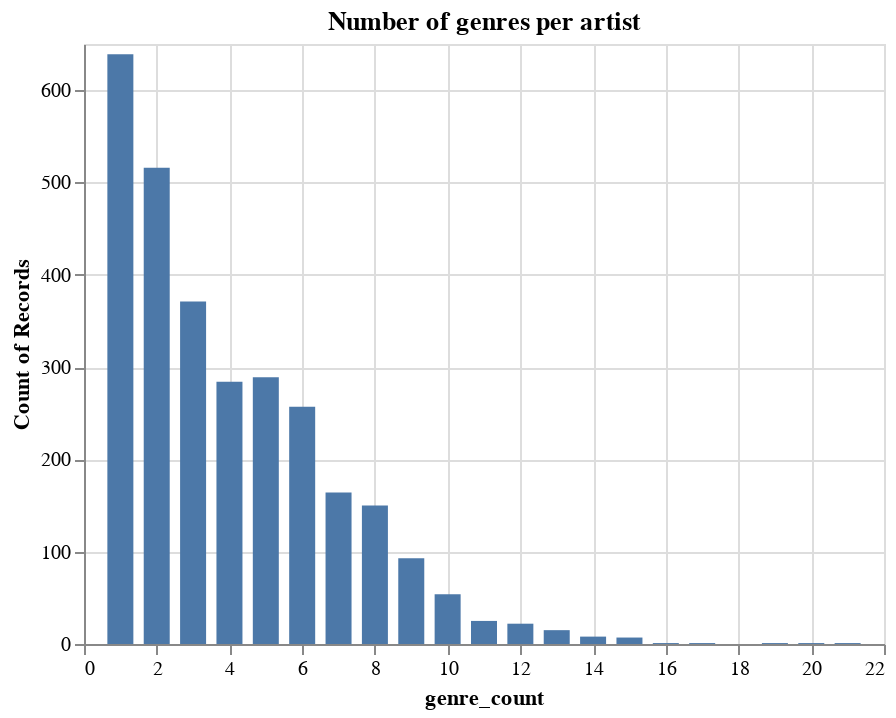

This figure's notebook cell:
### Markdown cell above
It's some artist called Pavement! I've no idea who that is, but still interesting to see. The artist seems to be in the indie rock segment, where there are many subgenres, so it's not that surprising. I've heard that metal has a similar amount of subgenres, so it would be cool to do this analysis for a metal fan 🤘. 

But, clearly I am not in that segment. Lets see how many genres an average artist of mine has. We'll exclude artists with zero genres.

### Code cell
#| echo: false
genre_count_per_artist = comb.drop_duplicates(['master_metadata_album_artist_name']).copy()
tmp = genre_count_per_artist.loc[:, [str(x) for x in range(21)]].count(axis=1)
genre_count_per_artist.loc[:, 'genre_count'] = tmp.astype(int)
genre_count_per_artist = genre_count_per_artist[genre_count_per_artist.genre_count > 0]

alt.Chart(genre_count_per_artist[['genre_count']]).mark_bar(width=13).encode(
    alt.X('genre_count'),
    y='count()',
    tooltip=['genre_count', 'count()']
).properties(title='Number of genres per artist')

### Figure 1 — Vega-Lite specification as saved in the notebook (floating-point values rounded to 4 significant figures; data arrays with more than 128 entries replaced by an {"elided": "..."} marker saying what was removed)
{"usermeta": {"embedOptions": {"theme": "latimes"}}, "config": {"view": {"continuousWidth": 400, "continuousHeight": 300}}, "data": {"name": "data-6e76e3fe6be6d83f28bc865336e992ca"}, "mark": {"type": "bar", "width": 13}, "encoding": {"tooltip": [{"type": "quantitative", "field": "genre_count"}, {"type": "quantitative", "aggregate": "count"}], "x": {"type": "quantitative", "field": "genre_count"}, "y": {"type": "quantitative", "aggregate": "count"}}, "title": "Number of genres per artist", "$schema": "https://vega.github.io/schema/vega-lite/v4.8.1.json", "datasets": {"data-6e76e3fe6be6d83f28bc865336e992ca": {"elided": "2899 records"}}}
